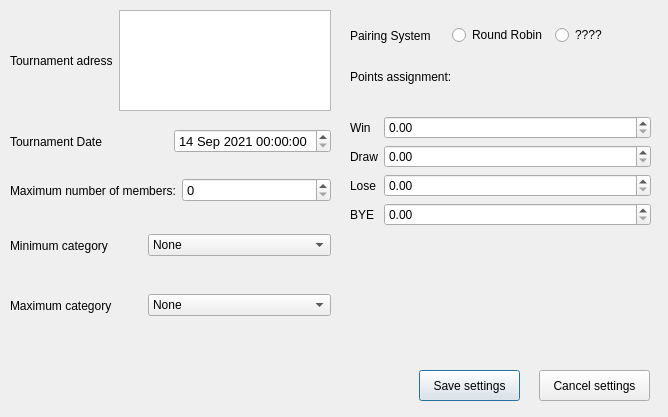
<?xml version="1.0" encoding="UTF-8"?>
<ui version="4.0">
 <class>EditInfoAboutDialog</class>
 <widget class="QDialog" name="EditInfoAboutDialog">
  <property name="geometry">
   <rect>
    <x>0</x>
    <y>0</y>
    <width>668</width>
    <height>417</height>
   </rect>
  </property>
  <property name="windowTitle">
   <string>Dialog</string>
  </property>
  <widget class="QWidget" name="horizontalLayoutWidget">
   <property name="geometry">
    <rect>
     <x>10</x>
     <y>10</y>
     <width>321</width>
     <height>101</height>
    </rect>
   </property>
   <layout class="QHBoxLayout" name="horizontalLayout">
    <item>
     <widget class="QLabel" name="label">
      <property name="text">
       <string>Tournament adress</string>
      </property>
     </widget>
    </item>
    <item>
     <widget class="QPlainTextEdit" name="plainTextEdit"/>
    </item>
   </layout>
  </widget>
  <widget class="QWidget" name="horizontalLayoutWidget_3">
   <property name="geometry">
    <rect>
     <x>10</x>
     <y>121</y>
     <width>321</width>
     <height>41</height>
    </rect>
   </property>
   <layout class="QHBoxLayout" name="horizontalLayout_3">
    <item>
     <widget class="QLabel" name="label_2">
      <property name="text">
       <string>Tournament Date</string>
      </property>
     </widget>
    </item>
    <item>
     <widget class="QDateTimeEdit" name="dateTimeEdit">
      <property name="font">
       <font>
        <pointsize>10</pointsize>
       </font>
      </property>
      <property name="dateTime">
       <datetime>
        <hour>0</hour>
        <minute>0</minute>
        <second>0</second>
        <year>2021</year>
        <month>9</month>
        <day>14</day>
       </datetime>
      </property>
      <property name="minimumDateTime">
       <datetime>
        <hour>0</hour>
        <minute>0</minute>
        <second>0</second>
        <year>2021</year>
        <month>9</month>
        <day>14</day>
       </datetime>
      </property>
     </widget>
    </item>
   </layout>
  </widget>
  <widget class="QWidget" name="horizontalLayoutWidget_2">
   <property name="geometry">
    <rect>
     <x>10</x>
     <y>170</y>
     <width>321</width>
     <height>41</height>
    </rect>
   </property>
   <layout class="QHBoxLayout" name="horizontalLayout_2">
    <item>
     <widget class="QLabel" name="label_3">
      <property name="text">
       <string>Maximum number of members:</string>
      </property>
     </widget>
    </item>
    <item>
     <widget class="QSpinBox" name="spinBox">
      <property name="sizePolicy">
       <sizepolicy hsizetype="Minimum" vsizetype="Fixed">
        <horstretch>0</horstretch>
        <verstretch>0</verstretch>
       </sizepolicy>
      </property>
      <property name="font">
       <font>
        <pointsize>10</pointsize>
       </font>
      </property>
     </widget>
    </item>
   </layout>
  </widget>
  <widget class="QWidget" name="horizontalLayoutWidget_4">
   <property name="geometry">
    <rect>
     <x>10</x>
     <y>220</y>
     <width>321</width>
     <height>51</height>
    </rect>
   </property>
   <layout class="QHBoxLayout" name="horizontalLayout_4">
    <item>
     <widget class="QLabel" name="label_4">
      <property name="text">
       <string>Minimum category</string>
      </property>
     </widget>
    </item>
    <item>
     <widget class="QComboBox" name="comboBox">
      <property name="font">
       <font>
        <pointsize>9</pointsize>
       </font>
      </property>
      <item>
       <property name="text">
        <string>None</string>
       </property>
      </item>
      <item>
       <property name="text">
        <string>Grandmaster</string>
       </property>
       <property name="icon">
        <iconset resource="Resources.qrc">
         <normaloff>:/new/prefix1/Images/GMCategoryIcon.png</normaloff>:/new/prefix1/Images/GMCategoryIcon.png</iconset>
       </property>
      </item>
      <item>
       <property name="text">
        <string>Woman Grand Master</string>
       </property>
       <property name="icon">
        <iconset resource="Resources.qrc">
         <normaloff>:/new/prefix1/Images/WGMCategoryIcon.png</normaloff>:/new/prefix1/Images/WGMCategoryIcon.png</iconset>
       </property>
      </item>
      <item>
       <property name="text">
        <string>International Master</string>
       </property>
       <property name="icon">
        <iconset resource="Resources.qrc">
         <normaloff>:/new/prefix1/Images/IMCategoryIcon.png</normaloff>:/new/prefix1/Images/IMCategoryIcon.png</iconset>
       </property>
      </item>
      <item>
       <property name="text">
        <string>Woman International Master</string>
       </property>
       <property name="icon">
        <iconset resource="Resources.qrc">
         <normaloff>:/new/prefix1/Images/WIMCategoryIcon.png</normaloff>:/new/prefix1/Images/WIMCategoryIcon.png</iconset>
       </property>
      </item>
      <item>
       <property name="text">
        <string>FIDE Master</string>
       </property>
       <property name="icon">
        <iconset resource="Resources.qrc">
         <normaloff>:/new/prefix1/Images/FMCategoryIcon.png</normaloff>:/new/prefix1/Images/FMCategoryIcon.png</iconset>
       </property>
      </item>
      <item>
       <property name="text">
        <string>Woman FIDE Master</string>
       </property>
       <property name="icon">
        <iconset resource="Resources.qrc">
         <normaloff>:/new/prefix1/Images/WFMCategoryIcon.png</normaloff>:/new/prefix1/Images/WFMCategoryIcon.png</iconset>
       </property>
      </item>
      <item>
       <property name="text">
        <string>Candidate Master</string>
       </property>
       <property name="icon">
        <iconset resource="Resources.qrc">
         <normaloff>:/new/prefix1/Images/CMCategoryIcon.png</normaloff>:/new/prefix1/Images/CMCategoryIcon.png</iconset>
       </property>
      </item>
      <item>
       <property name="text">
        <string>Woman Candidate Master</string>
       </property>
       <property name="icon">
        <iconset resource="Resources.qrc">
         <normaloff>:/new/prefix1/Images/WCMCategoryIcon.png</normaloff>:/new/prefix1/Images/WCMCategoryIcon.png</iconset>
       </property>
      </item>
      <item>
       <property name="text">
        <string>I Category</string>
       </property>
      </item>
      <item>
       <property name="text">
        <string>II Category</string>
       </property>
      </item>
      <item>
       <property name="text">
        <string>III Category</string>
       </property>
      </item>
      <item>
       <property name="text">
        <string>IV Category</string>
       </property>
      </item>
      <item>
       <property name="text">
        <string>V Category</string>
       </property>
      </item>
     </widget>
    </item>
   </layout>
  </widget>
  <widget class="QWidget" name="horizontalLayoutWidget_5">
   <property name="geometry">
    <rect>
     <x>10</x>
     <y>280</y>
     <width>321</width>
     <height>51</height>
    </rect>
   </property>
   <layout class="QHBoxLayout" name="horizontalLayout_5">
    <item>
     <widget class="QLabel" name="label_5">
      <property name="text">
       <string>Maximum category</string>
      </property>
     </widget>
    </item>
    <item>
     <widget class="QComboBox" name="comboBox_3">
      <property name="font">
       <font>
        <pointsize>9</pointsize>
       </font>
      </property>
      <item>
       <property name="text">
        <string>None</string>
       </property>
      </item>
      <item>
       <property name="text">
        <string>Grandmaster</string>
       </property>
       <property name="icon">
        <iconset resource="Resources.qrc">
         <normaloff>:/new/prefix1/Images/GMCategoryIcon.png</normaloff>:/new/prefix1/Images/GMCategoryIcon.png</iconset>
       </property>
      </item>
      <item>
       <property name="text">
        <string>Woman Grand Master</string>
       </property>
       <property name="icon">
        <iconset resource="Resources.qrc">
         <normaloff>:/new/prefix1/Images/WGMCategoryIcon.png</normaloff>:/new/prefix1/Images/WGMCategoryIcon.png</iconset>
       </property>
      </item>
      <item>
       <property name="text">
        <string>International Master</string>
       </property>
       <property name="icon">
        <iconset resource="Resources.qrc">
         <normaloff>:/new/prefix1/Images/IMCategoryIcon.png</normaloff>:/new/prefix1/Images/IMCategoryIcon.png</iconset>
       </property>
      </item>
      <item>
       <property name="text">
        <string>Woman International Master</string>
       </property>
       <property name="icon">
        <iconset resource="Resources.qrc">
         <normaloff>:/new/prefix1/Images/WIMCategoryIcon.png</normaloff>:/new/prefix1/Images/WIMCategoryIcon.png</iconset>
       </property>
      </item>
      <item>
       <property name="text">
        <string>FIDE Master</string>
       </property>
       <property name="icon">
        <iconset resource="Resources.qrc">
         <normaloff>:/new/prefix1/Images/FMCategoryIcon.png</normaloff>:/new/prefix1/Images/FMCategoryIcon.png</iconset>
       </property>
      </item>
      <item>
       <property name="text">
        <string>Woman FIDE Master</string>
       </property>
       <property name="icon">
        <iconset resource="Resources.qrc">
         <normaloff>:/new/prefix1/Images/WFMCategoryIcon.png</normaloff>:/new/prefix1/Images/WFMCategoryIcon.png</iconset>
       </property>
      </item>
      <item>
       <property name="text">
        <string>Candidate Master</string>
       </property>
       <property name="icon">
        <iconset resource="Resources.qrc">
         <normaloff>:/new/prefix1/Images/CMCategoryIcon.png</normaloff>:/new/prefix1/Images/CMCategoryIcon.png</iconset>
       </property>
      </item>
      <item>
       <property name="text">
        <string>Woman Candidate Master</string>
       </property>
       <property name="icon">
        <iconset resource="Resources.qrc">
         <normaloff>:/new/prefix1/Images/WCMCategoryIcon.png</normaloff>:/new/prefix1/Images/WCMCategoryIcon.png</iconset>
       </property>
      </item>
      <item>
       <property name="text">
        <string>I Category</string>
       </property>
      </item>
      <item>
       <property name="text">
        <string>II Category</string>
       </property>
      </item>
      <item>
       <property name="text">
        <string>III Category</string>
       </property>
      </item>
      <item>
       <property name="text">
        <string>IV Category</string>
       </property>
      </item>
      <item>
       <property name="text">
        <string>V Category</string>
       </property>
      </item>
     </widget>
    </item>
   </layout>
  </widget>
  <widget class="QWidget" name="horizontalLayoutWidget_6">
   <property name="geometry">
    <rect>
     <x>350</x>
     <y>10</y>
     <width>301</width>
     <height>51</height>
    </rect>
   </property>
   <layout class="QHBoxLayout" name="horizontalLayout_6">
    <item>
     <widget class="QLabel" name="label_6">
      <property name="text">
       <string>Pairing System</string>
      </property>
     </widget>
    </item>
    <item>
     <widget class="QRadioButton" name="radioButton">
      <property name="text">
       <string>Round Robin</string>
      </property>
     </widget>
    </item>
    <item>
     <widget class="QRadioButton" name="radioButton_2">
      <property name="text">
       <string>????</string>
      </property>
     </widget>
    </item>
   </layout>
  </widget>
  <widget class="QWidget" name="formLayoutWidget">
   <property name="geometry">
    <rect>
     <x>350</x>
     <y>70</y>
     <width>301</width>
     <height>171</height>
    </rect>
   </property>
   <layout class="QFormLayout" name="formLayout">
    <item row="0" column="0" colspan="2">
     <widget class="QLabel" name="label_7">
      <property name="text">
       <string>Points assignment:</string>
      </property>
     </widget>
    </item>
    <item row="2" column="0">
     <widget class="QLabel" name="label_8">
      <property name="text">
       <string>Win</string>
      </property>
     </widget>
    </item>
    <item row="2" column="1">
     <widget class="QDoubleSpinBox" name="doubleSpinBox_4"/>
    </item>
    <item row="3" column="0">
     <widget class="QLabel" name="label_9">
      <property name="text">
       <string>Draw</string>
      </property>
     </widget>
    </item>
    <item row="3" column="1">
     <widget class="QDoubleSpinBox" name="doubleSpinBox_3"/>
    </item>
    <item row="4" column="0">
     <widget class="QLabel" name="label_10">
      <property name="text">
       <string>Lose</string>
      </property>
     </widget>
    </item>
    <item row="4" column="1">
     <widget class="QDoubleSpinBox" name="doubleSpinBox_2"/>
    </item>
    <item row="5" column="0">
     <widget class="QLabel" name="label_11">
      <property name="text">
       <string>BYE</string>
      </property>
     </widget>
    </item>
    <item row="5" column="1">
     <widget class="QDoubleSpinBox" name="doubleSpinBox"/>
    </item>
    <item row="1" column="0" colspan="2">
     <spacer name="horizontalSpacer">
      <property name="orientation">
       <enum>Qt::Horizontal</enum>
      </property>
      <property name="sizeHint" stdset="0">
       <size>
        <width>40</width>
        <height>20</height>
       </size>
      </property>
     </spacer>
    </item>
   </layout>
  </widget>
  <widget class="QPushButton" name="pushButton">
   <property name="geometry">
    <rect>
     <x>419</x>
     <y>370</y>
     <width>101</width>
     <height>31</height>
    </rect>
   </property>
   <property name="text">
    <string>Save settings</string>
   </property>
  </widget>
  <widget class="QPushButton" name="pushButton_2">
   <property name="geometry">
    <rect>
     <x>539</x>
     <y>370</y>
     <width>111</width>
     <height>31</height>
    </rect>
   </property>
   <property name="text">
    <string>Cancel settings</string>
   </property>
  </widget>
 </widget>
 <resources>
  <include location="Resources.qrc"/>
 </resources>
 <connections/>
</ui>
